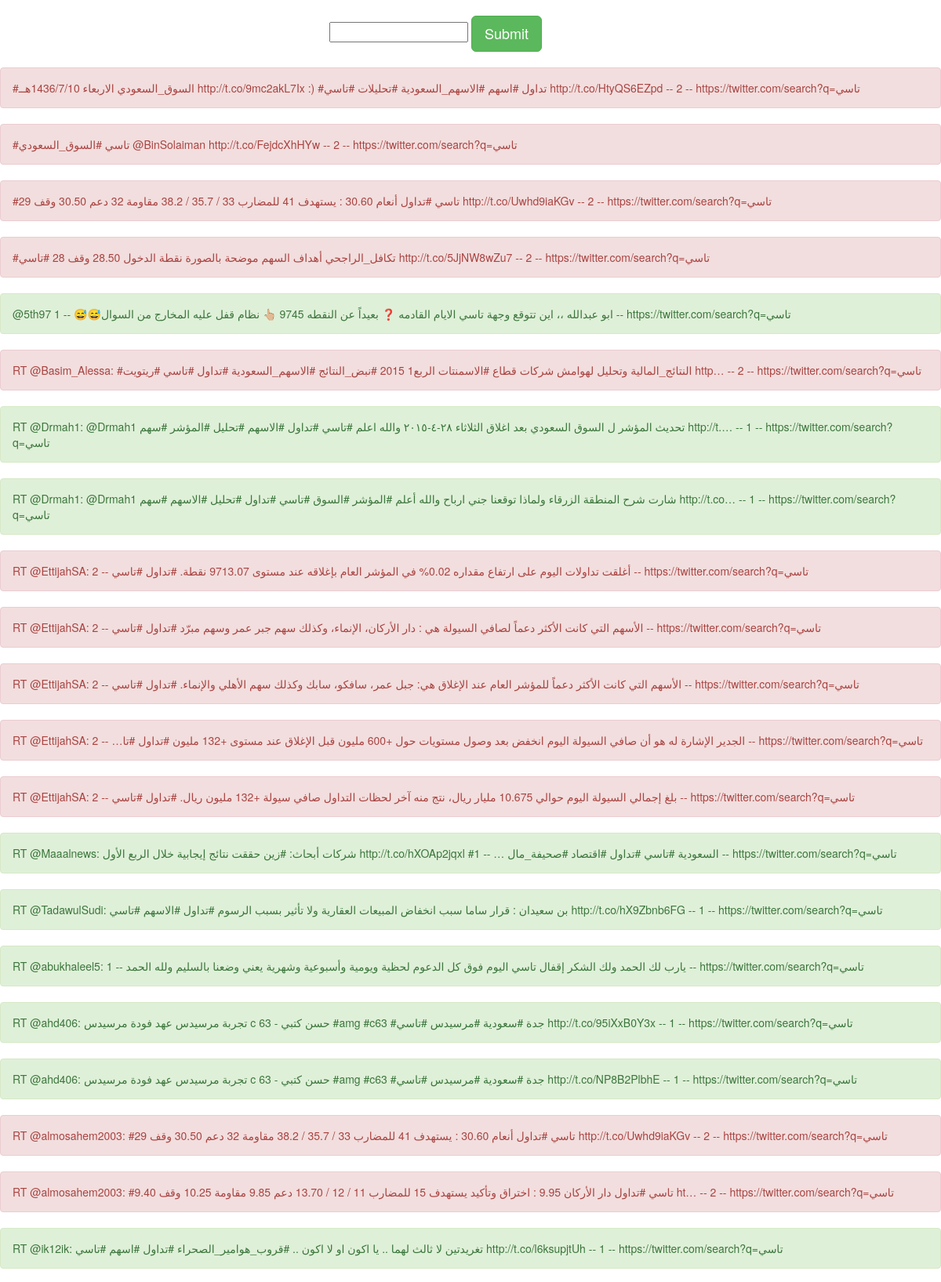
Page /sentimentsamples/ (upper part) on the committed database.
### sentimentsamples/models.py (models this page shows, shortened)
class Opinion(models.Model):
    Positive = 1
    Negative = 2
    Neutral = 3
    SENTIMENT_CLASSES = ((Positive, 'Positive'),
                        (Negative, 'Negative'),
                        (Neutral, 'Neutral'),)
    text = models.CharField(max_length=1000)
    sentiment = models.IntegerField(max_length=10, choices=SENTIMENT_CLASSES, default=Neutral)
    source_url = models.CharField(max_length=100, default='Unknown')

### sentimentsamples/views.py (the view)
def main(request):
    try:
        query = request.GET['searchbox']
        import os
        BASE_DIR = os.path.dirname(os.path.dirname(__file__))
        configFileCrawler = os.path.join(BASE_DIR, 'TwitterCrawler','Configurations', 'Configurations.xml')
        twitterCrawler = TwitterCrawler(configFileCrawler, None, None, None)
        results = twitterCrawler.SearchQueryAPI(query, -1, -1)
        print('Crawling finished')
        for result in results:
            datasetBuilder.trainSet = []
            datasetBuilder.trainSet.append({'label': 'Positive', 'text':result['text']})
            testFeaturesExtractor = FeaturesExtractor(configFileFeaturesExtractor, [], [], languageModel, datasetBuilder.trainSet)
            testFeaturesExtractor.ExtractLexiconFeatures()
            classifier = Classifier(configFileClassifier, [],  None, None, testFeaturesExtractor.features, testFeaturesExtractor.labels)
            sentiment_lexicon_predicted = classifier.LexiconPredict(testFeaturesExtractor.features[0])
            print(sentiment_lexicon_predicted)
            opinion = Opinion(text=result['text'], sentiment=sentiment_lexicon_predicted, source_url='https://twitter.com/search?q='+query)
            opinion.save()
    except Exception as e:
        query = ""
    template = loader.get_template('sentimentsamples/main.html')
    opinion_list = Opinion.objects.order_by('text')[:1000]
    context = RequestContext(request, {'query': query, 'opinion_list' : opinion_list})
    return HttpResponse(template.render(context))

### sentimentsamples/templates/sentimentsamples/main.html (shortened to what this page needs)
<!DOCTYPE html>
<html lang="en">
	<head>
		{% load staticfiles %}
		<link href="{% static 'style/css/bootstrap.min.css' %}" rel="stylesheet">
	</head>
	<body>
        <br>
		<form action="{% url 'sentimentsamples:main' %}" class="form-inline" method="get">
            <div class="container">
                <div class="row">
                    <div class="col-lg-4 col-lg-offset-4">
                        <input type="text" "form-control" style="text-align: center" name="searchbox" value="{{query}}">
                        <button type="submit" class="btn btn-lg btn-success">Submit</button>
                    </div>
                </div>
            </div>
		</form>
        <br>
        {% for opinion in opinion_list %}
        	{% if opinion.sentiment == 1 %}
        <div class="alert alert-success" role="alert">
            {{opinion.text}} -- {{opinion.sentiment}} -- {{opinion.source_url}}
        </div>
        	{% elif opinion.sentiment == 2 %}
        <div class="alert alert-danger" role="alert">
            {{opinion.text}} -- {{opinion.sentiment}} -- {{opinion.source_url}}
        </div>
        	{% elif opinion.sentiment == 3 %}
        <div class="alert alert-warning" role="alert">
            {{opinion.text}} -- {{opinion.sentiment}} -- {{opinion.source_url}}
        </div>
        	{% endif %}
		{% endfor %}
	</body>
</html>

### rows in the picture
Opinion: text "#السوق_السعودي الاربعاء 1436/7/10هــ http://t.co/9mc2akL7Ix :) #تداول #اسهم #الاسهم_السعودية #تحليلات #تاسي http://t.co/HtyQS6EZpd", sentiment "2", source_url "https://twitter.com/search?q=تاسي"
Opinion: text "#تاسي #السوق_السعودي @BinSolaiman http://t.co/FejdcXhHYw", sentiment "2", source_url "https://twitter.com/search?q=تاسي"
Opinion: text "#تاسي #تداول أنعام 30.60 : يستهدف 41 للمضارب 33 / 35.7 / 38.2 مقاومة 32 دعم 30.50 وقف 29 http://t.co/Uwhd9iaKGv", sentiment "2", source_url "https://twitter.com/search?q=تاسي"
Opinion: text "#تكافل_الراجحي أهداف السهم موضحة بالصورة نقطة الدخول 28.50 وقف 28 #تاسي http://t.co/5JjNW8wZu7", sentiment "2", source_url "https://twitter.com/search?q=تاسي"
Opinion: text "@5th97 ابو عبدالله ،، اين تتوقع وجهة تاسي الايام القادمه ❓ بعيداً عن النقطه 9745 👆🏼 نظام قفل عليه المخارج من السوال😅😅", sentiment "1", source_url "https://twitter.com/search?q=تاسي"
Opinion: text "RT @Basim_Alessa: #النتائج_المالية وتحليل لهوامش شركات قطاع #الاسمنتات الربع1 2015 #نبض_النتائج #الاسهم_السعودية #تداول #تاسي #ريتويت http…", sentiment "2", source_url "https://twitter.com/search?q=تاسي"
Opinion: text "RT @Drmah1: @Drmah1 تحديث المؤشر ل السوق السعودي بعد اغلاق الثلاثاء ٢٨-٤-٢٠١٥ والله اعلم #تاسي #تداول #الاسهم #تحليل #المؤشر #سهم http://t.…", sentiment "1", source_url "https://twitter.com/search?q=تاسي"
Opinion: text "RT @Drmah1: @Drmah1 شارت شرح المنطقة الزرقاء ولماذا توقعنا جني ارباح والله أعلم #المؤشر #السوق #تاسي #تداول #تحليل #الاسهم #سهم http://t.co…", sentiment "1", source_url "https://twitter.com/search?q=تاسي"
Opinion: text "RT @EttijahSA: أغلقت تداولات اليوم على ارتفاع مقداره 0.02% في المؤشر العام بإغلاقه عند مستوى 9713.07 نقطة. #تداول #تاسي", sentiment "2", source_url "https://twitter.com/search?q=تاسي"
Opinion: text "RT @EttijahSA: الأسهم التي كانت الأكثر دعماً لصافي السيولة هي : دار الأركان، الإنماء، وكذلك سهم جبر عمر وسهم مبرّد #تداول #تاسي", sentiment "2", source_url "https://twitter.com/search?q=تاسي"
Opinion: text "RT @EttijahSA: الأسهم التي كانت الأكثر دعماً للمؤشر العام عند الإغلاق هي: جبل عمر، سافكو، سابك وكذلك سهم الأهلي والإنماء. #تداول #تاسي", sentiment "2", source_url "https://twitter.com/search?q=تاسي"
Opinion: text "RT @EttijahSA: الجدير الإشارة له هو أن صافي السيولة اليوم انخفض بعد وصول مستويات حول +600 مليون قبل الإغلاق عند مستوى +132 مليون #تداول #تا…", sentiment "2", source_url "https://twitter.com/search?q=تاسي"
Opinion: text "RT @EttijahSA: بلغ إجمالي السيولة اليوم حوالي 10.675 مليار ريال، نتج منه آخر لحظات التداول صافي سيولة +132 مليون ريال. #تداول #تاسي", sentiment "2", source_url "https://twitter.com/search?q=تاسي"
Opinion: text "RT @Maaalnews: شركات أبحاث: #زين حققت نتائج إيجابية خلال الربع الأول http://t.co/hXOAp2jqxl #السعودية #تاسي #تداول #اقتصاد #صحيفة_مال …", sentiment "1", source_url "https://twitter.com/search?q=تاسي"
Opinion: text "RT @TadawulSudi: بن سعيدان : قرار ساما سبب انخفاض المبيعات العقارية ولا تأثير بسبب الرسوم #تداول #الاسهم #تاسي http://t.co/hX9Zbnb6FG", sentiment "1", source_url "https://twitter.com/search?q=تاسي"
Opinion: text "RT @abukhaleel5: يارب لك الحمد ولك الشكر إقفال تاسي اليوم فوق كل الدعوم لحظية ويومية وأسبوعية وشهرية يعني وضعنا بالسليم ولله الحمد", sentiment "1", source_url "https://twitter.com/search?q=تاسي"
Opinion: text "RT @ahd406: تجربة مرسيدس عهد فودة مرسيدس c 63 - حسن كتبي #amg #c63 #جدة #سعودية #مرسيدس #تاسي http://t.co/95iXxB0Y3x", sentiment "1", source_url "https://twitter.com/search?q=تاسي"
Opinion: text "RT @ahd406: تجربة مرسيدس عهد فودة مرسيدس c 63 - حسن كتبي #amg #c63 #جدة #سعودية #مرسيدس #تاسي http://t.co/NP8B2PlbhE", sentiment "1", source_url "https://twitter.com/search?q=تاسي"
Opinion: text "RT @almosahem2003: #تاسي #تداول أنعام 30.60 : يستهدف 41 للمضارب 33 / 35.7 / 38.2 مقاومة 32 دعم 30.50 وقف 29 http://t.co/Uwhd9iaKGv", sentiment "2", source_url "https://twitter.com/search?q=تاسي"
Opinion: text "RT @almosahem2003: #تاسي #تداول دار الأركان 9.95 : اختراق وتأكيد يستهدف 15 للمضارب 11 / 12 / 13.70 دعم 9.85 مقاومة 10.25 وقف 9.40 ht…", sentiment "2", source_url "https://twitter.com/search?q=تاسي"
Opinion: text "RT @ik12ik: تغريدتين لا ثالث لهما .. يا اكون او لا اكون .. #قروب_هوامير_الصحراء #تداول #اسهم #تاسي http://t.co/l6ksupjtUh", sentiment "1", source_url "https://twitter.com/search?q=تاسي"
